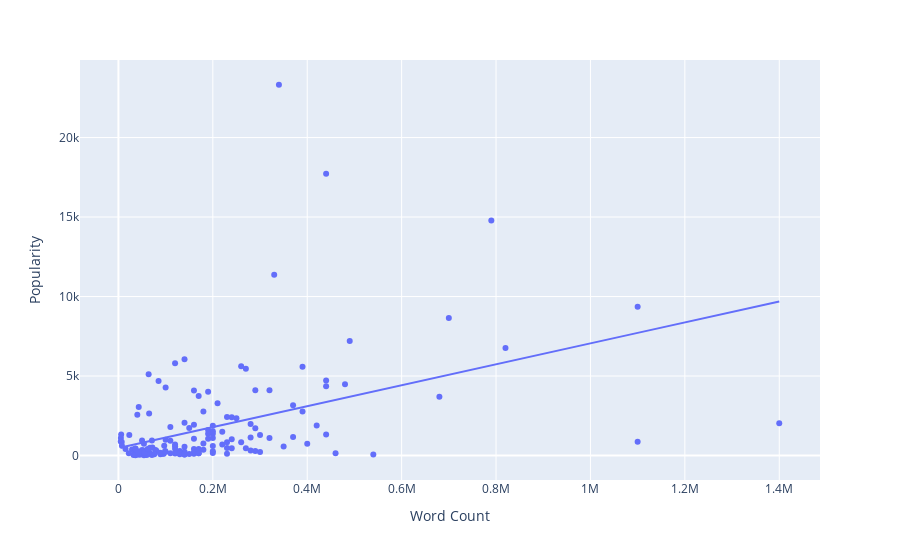

Source (notebook cell):
### Markdown cell above
Now, the R^2 improves to 0.193, which is... better?

The regression equation is $Popularity = 0.066*WordCount + 471.8$

This means that, for example, the expected popularity of a 500k-word story would be about 3800.

### Code cell
px.scatter(data_no_outliers, x='Word Count', y='Popularity', hover_data=['HG Story Title'], trendline='ols')

### Figure 1 — Plotly figure (JSON) as saved in the notebook; plotly's stock layout.template omitted (floating-point values rounded to 4 significant figures; data arrays with more than 128 entries replaced by an {"elided": "..."} marker saying what was removed)
{"data": [{"customdata": {"elided": "157x1 str values"}, "hovertemplate": "Word Count=%{x}<br>Popularity=%{y}<br>HG Story Title=%{customdata[0]}<extra></extra>", "legendgroup": "", "marker": {"color": "#636efa", "symbol": "circle"}, "mode": "markers", "name": "", "orientation": "v", "showlegend": false, "type": "scatter", "x": {"elided": "157 int values"}, "xaxis": "x", "y": {"elided": "157 int values"}, "yaxis": "y"}, {"hovertemplate": "<b>OLS trendline</b><br>Popularity = 0.00658524 * Word Count + 471.803<br>R<sup>2</sup>=0.192901<br><br>Word Count=%{x}<br>Popularity=%{y} <b>(trend)</b><extra></extra>", "legendgroup": "", "marker": {"color": "#636efa", "symbol": "circle"}, "mode": "lines", "name": "", "showlegend": false, "type": "scatter", "x": {"elided": "157 int values"}, "xaxis": "x", "y": {"elided": "157 float values"}, "yaxis": "y"}], "layout": {"autosize": true, "legend": {"tracegroupgap": 0}, "margin": {"t": 60}, "xaxis": {"anchor": "y", "autorange": true, "domain": [0, 1], "range": [-79580.0, 1484000.0], "title": {"text": "Word Count"}, "type": "linear"}, "yaxis": {"anchor": "x", "autorange": true, "domain": [0, 1], "range": [-1634.0, 24970.0], "title": {"text": "Popularity"}, "type": "linear"}}}
